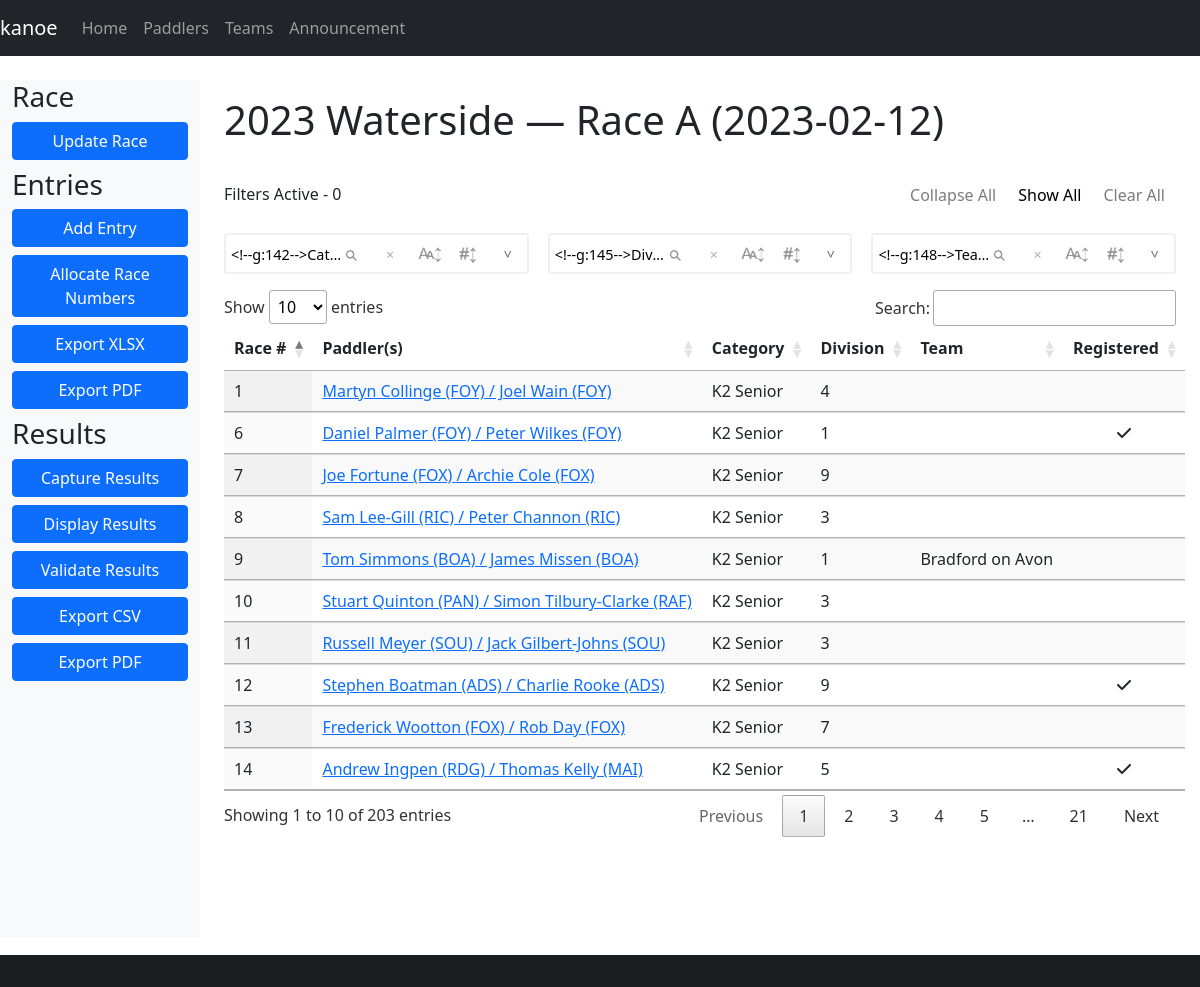
The page /race/1 on the database its author committed.
### database/database/race.py (models this page shows, shortened)
class Race(Base):
    __tablename__ = "race"
    __table_args__ = (UniqueConstraint("name", "date", name="uq_race_name_date"),)
    id = Column(Integer, primary_key=True)
    name = Column(String, nullable=False)
    date = Column(Date, nullable=False)
    series_id = Column(Integer, ForeignKey(Series.id), index=True)
    time_min_start = Column(String)
    time_max_start = Column(String)
    time_min_finish = Column(String)
    time_max_finish = Column(String)
    series = relationship(Series, backref="races", lazy="joined")

### database/database/entry.py (models this page shows, shortened)
class Entry(Base):
    __tablename__ = "entry"
    id = Column(Integer, primary_key=True)
    race_id = Column(Integer, ForeignKey(Race.id), index=True)
    category_id = Column(Integer, ForeignKey(Category.id), index=True)
    boat_type = Column(boat_type, index=True)
    entry_number = Column(Integer)
    online = Column(Boolean)
    series = Column(Boolean)
    series_id = Column(Integer, ForeignKey(Series.id), index=True)
    time_start = Column(String)
    time_finish = Column(String)
    time_adjustment = Column(Integer)
    registered = Column(Boolean, default=False, nullable=False)
    retired = Column(Boolean, default=False, nullable=False)
    disqualified = Column(Boolean, default=False, nullable=False)
    note = Column(Text)
    category = relationship(Category, backref="entries", lazy="joined")
    race = relationship(Race, backref="entries", lazy="joined")
    race_number = relationship("Number", secondary="number_entry", uselist=False)
    @property
    def division(self):
        if self.crews:
            divisions = [crew.paddler.division for crew in self.crews]
            divisions = [division for division in divisions if division is not None]
            if divisions:
                return min(divisions)
        return None
    def __str__(self):
        names = [str(crew) for crew in self.crews]
        return " / ".join(names)
    @property
    def team(self):
        teams = [crew.team for crew in self.crews]
        teams = list(set(teams))
        if len(teams) == 1:
            return teams[0]
        else:
            return None

### database/database/number.py (models this page shows, shortened)
class Number(Base):
    __tablename__ = "number"
    id = Column(Integer, primary_key=True)
    lost = Column(Boolean)
    def __str__(self):
        return str(self.id)

### database/database/club.py (models this page shows, shortened)
class Club(Base):
    __tablename__ = "club"
    id = Column(String(3), primary_key=True)
    name = Column(String)

### database/database/paddler.py (models this page shows, shortened)
class Paddler(Base):
    __tablename__ = "paddler"
    id = Column(Integer, primary_key=True)
    bcu = Column(Integer)  # BCU = British Canoe Union
    bcu_expiry = Column(Date)
    division = Column(Integer)
    title = Column(String)
    first = Column(String)
    middle = Column(String)
    last = Column(String)
    suffix = Column(String)
    dob = Column(Date)
    address = Column(String)
    email = Column(String)
    phone = Column(String)
    emergency_name = Column(String)
    emergency_phone = Column(String)
    @hybrid_property
    def name(self):
        name = [self.first, self.middle, self.last]
        name = list(filter(lambda item: item is not None, name))
        name = " ".join(name)
        name = name.strip()
        return name

### database/database/category.py (models this page shows, shortened)
class Category(Base):
    __tablename__ = "category"
    __table_args__ = (UniqueConstraint("label", name="uq_category_label"),)
    id = Column(Integer, primary_key=True)
    label = Column(String)
    def __str__(self):
        return self.label

### database/database/team.py (models this page shows, shortened)
class Team(Base):
    __tablename__ = "team"
    __table_args__ = (
        UniqueConstraint("name", "series_id", name="uq_team_name_series"),
    )
    id = Column(Integer, primary_key=True)
    name = Column(String)
    team_type_id = Column(Integer, ForeignKey(TeamType.id), nullable=False)
    series_id = Column(Integer, ForeignKey(Series.id), index=True, nullable=False)
    type = relationship(TeamType, backref="teams")
    series = relationship(Series, backref="teams", lazy="joined")
    def __str__(self):
        return self.name

### kanoe/views/race.py (the view)
@blueprint.route("/race/<race_id>")
@login_required
def race(race_id):
    entries = session.query(db.Entry).filter(db.Entry.race_id == race_id).all()
    race = session.query(db.Race).get(race_id)
    return render_template("race.j2", race=race, entries=entries)

### database/database/crew.py (called while the page is built)
    def __str__(self):
        club = f" ({self.club.id})" if self.club else ""
        return f"{self.paddler.name}{club}"

### kanoe/templates/race.j2 (shortened to what this page needs)
{% extends "base-fluid.j2" %}
{% block styles %}
{% include 'common/datatables-css.j2' %}
{% include 'common/datatables-filter-css.j2' %}
{% endblock %}
{% block content %}
<h1>{{ race.name }} ({{ race.date }})</h1>
<div class="row">
    <div class="col-sm-12">
        <table id="entries" class="table table-striped display nowrap" style="width:100%">
            <thead>
                <tr>
                    <th>Race #</th>
                    <th>Paddler(s)</th>
                    <th>Category</th>
                    <th>Division</th>
                    <th>Team</th>
                    <th>Registered</th>
                </tr>
            </thead>
            <tbody>
                {% for entry in entries %}
                <tr>
                    <td>{{ entry.race_number or "" }}</td>
                    <td><a href="{{ url_for('kanoe.entry', entry_id=entry.id) }}">{{ entry }}</a></td>
                    <td>{{ entry.category }}</td>
                    <td>{{ entry.division }}</td>
                    <td>{{ entry.team or "" }}</td>
                    <td class="text-center">{% if entry.registered %}<i class="fas fa-check"></i>{% endif %}</td>
                </tr>
                {% endfor %}
            </tbody>
        </table>
    </div>
</div>
{% endblock %}
{% block sidebar %}
{% include 'sidebar-race.j2' %}
{% endblock %}

### kanoe/static/css/styles.css (style rules this page uses)
:root { --colour-yellow: #fed00c; --colour-yellow-muted: #ffe269; }
body { padding-top: 60px; }
.row > * { margin-top: 20px; }

### rows shown on the page
Race: name "2023 Waterside — Race A", date "2023-02-12"
Entry: race_number "1", last "Martyn Collinge (FOY) / Joel Wain (FOY)", category "K2 Senior", division "4"
Entry: race_number "6", last "Daniel Palmer (FOY) / Peter Wilkes (FOY)", category "K2 Senior", division "1", registered True (drawn)
Entry: race_number "7", last "Joe Fortune (FOX) / Archie Cole (FOX)", category "K2 Senior", division "9"
Entry: race_number "8", last "Sam Lee-Gill (RIC) / Peter Channon (RIC)", category "K2 Senior", division "3"
Entry: race_number "9", last "Tom Simmons (BOA) / James Missen (BOA)", category "K2 Senior", division "1", name "Bradford on Avon"
Entry: race_number "10", last "Stuart Quinton (PAN) / Simon Tilbury-Clarke (RAF)", category "K2 Senior", division "3"
Entry: race_number "11", last "Russell Meyer (SOU) / Jack Gilbert-Johns (SOU)", category "K2 Senior", division "3"
Entry: race_number "12", last "Stephen Boatman (ADS) / Charlie Rooke (ADS)", category "K2 Senior", division "9", registered True (drawn)
Entry: race_number "13", last "Frederick Wootton (FOX) / Rob Day (FOX)", category "K2 Senior", division "7"
Entry: race_number "14", last "Andrew Ingpen (RDG) / Thomas Kelly (MAI)", category "K2 Senior", division "5", registered True (drawn)
